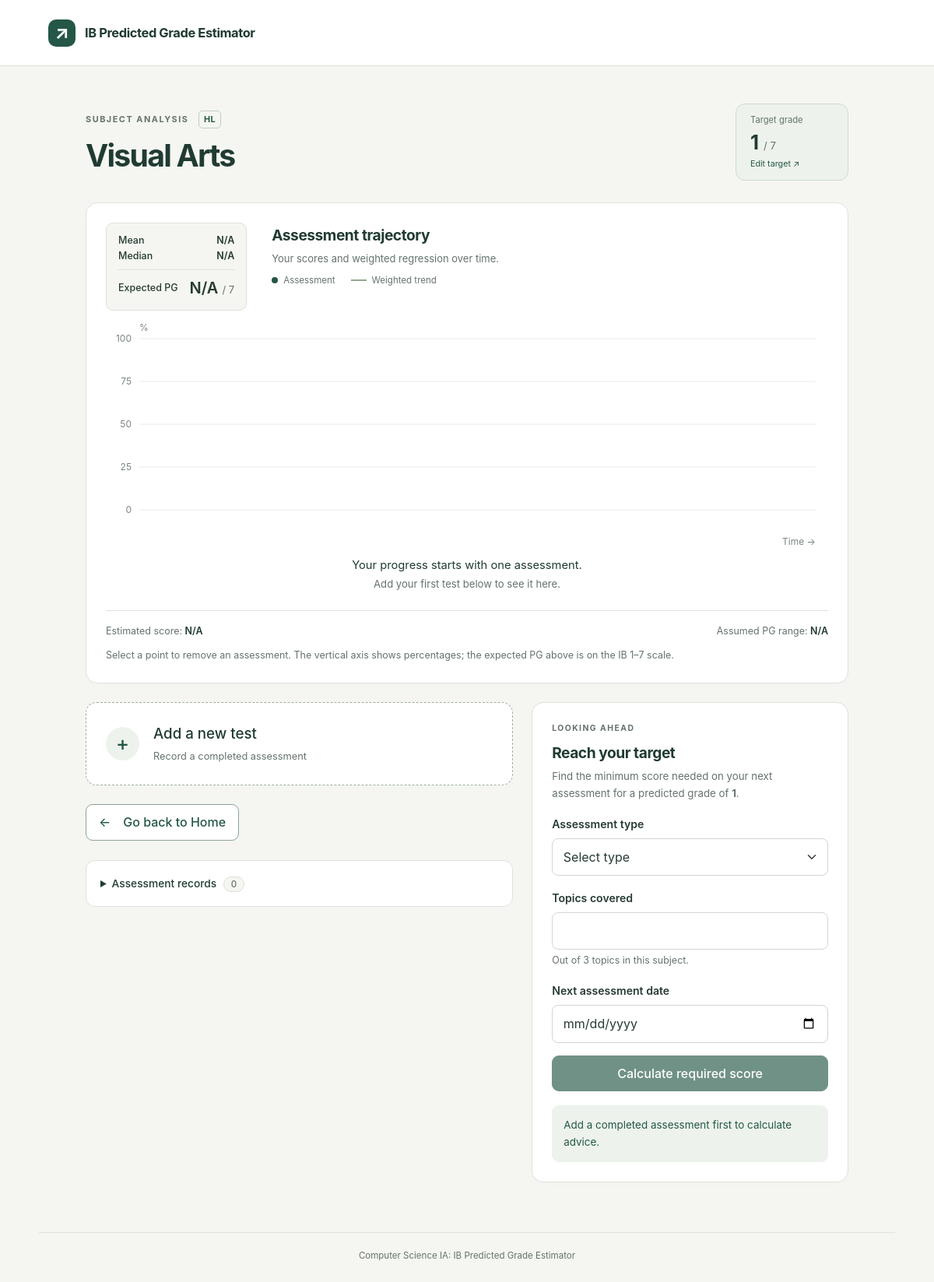
Screenshot of /subject/4 (signed in) with the database file from the repository.
### tables this page shows
CREATE TABLE subjects(subject_id INTEGER PRIMARY KEY,
									subject_name VARCHAR(50) NOT NULL,
                                    level VARCHAR(2) NOT NULL
                                    CHECK(level IN ('HL','SL')),
                                    total_topics INTEGER NOT NULL
                                    CHECK(total_topics > 0),
                                    
                                    UNIQUE(subject_name, level));

CREATE TABLE user_subjects(user_subject_id INTEGER PRIMARY KEY,
										 user_id INTEGER NOT NULL,
                                         subject_id INTEGER NOT NULL,
                                         target_grade INTEGER NOT NULL
                                         CHECK(target_grade BETWEEN 1 AND 7),
                                         
                                         FOREIGN KEY (user_id) REFERENCES users(user_id)
                                         ON DELETE CASCADE,
                                         FOREIGN KEY (subject_id) REFERENCES subjects(subject_id));

### app.py (the view)
@app.route("/subject/<int:user_subject_id>")
def load_assessments(user_subject_id):
    if "user_id" not in session:
        return redirect(url_for("login"))
    connection = get_db()
    cursor = connection.cursor()
    command = """SELECT user_subjects.user_subject_id,
                        user_subjects.subject_id,
                        user_subjects.target_grade,
                        subjects.subject_name,
                        subjects.level,
                        subjects.total_topics
                FROM user_subjects JOIN subjects
                    ON user_subjects.subject_id = subjects.subject_id
                WHERE user_subjects.user_subject_id=? AND user_subjects.user_id=?"""
    cursor.execute(command, (user_subject_id, session["user_id"]))
    subject = cursor.fetchone() # row containing specific subject info for user
    if subject is None:
        connection.close()
        flash("Invalid subject")
        return redirect(url_for("home"))
    cursor.execute("SELECT * FROM assessments WHERE user_subject_id=? ORDER BY assessment_date", (user_subject_id,))
    assessments = cursor.fetchall()
    connection.close()
    boundaries = get_boundaries(subject["subject_id"], 2025, "May")
    analysis = analyse_subject(assessments, subject["total_topics"], boundaries)
    return render_template("subject.html", subject=subject, assessments=assessments, analysis=analysis)

### app.py (called while the page is built)
def get_boundaries(subject_id, exam_year, exam_session):
    connection = get_db()
    cursor = connection.cursor()
    command = """SELECT grade, lower_boundary
                 FROM grade_boundaries
                 WHERE subject_id=? AND exam_year=? AND exam_session=?
                 ORDER BY grade"""
    cursor.execute(command, (subject_id, exam_year, exam_session))
    rows = cursor.fetchall()
    connection.close()
    boundaries = {}
    for boundary in rows:
        boundaries[boundary["grade"]] = boundary["lower_boundary"]
    return boundaries

### database.py (called while the page is built)
def get_db():
    connection = sqlite3.connect("database.db")
    connection.execute("PRAGMA foreign_keys = ON")
    connection.row_factory = sqlite3.Row
    return connection

### logic.py (called while the page is built, shortened)
def analyse_subject(assessments, total_topics, boundaries):
    if len(assessments) == 0:
        return {
            "mean": "N/A",
            "median": "N/A",
            "predicted_percentage": "N/A",
            "predicted_grade": "N/A",
            "uncertainty_range": "N/A",
            "slope": "N/A",
            "intercept": "N/A",
            "graph_dates": [],
            "graph_percentages": [],
            "regression_percentages": []
        }

### templates/subject.html (shortened to what this page needs)
{% extends 'base.html' %}
{% from '_macros.html' import value, uncertainty, grades, assessment_fields %}
{% block content %}
<div class="subject-shell">
  <div class="page-heading subject-heading">
    <div><p class="eyebrow">SUBJECT ANALYSIS <span class="level-badge">{{ subject['level'] }}</span></p><h1>{{ subject['subject_name'] }}</h1></div>
    <button type="button" class="target-button" data-bs-toggle="modal" data-bs-target="#target-modal"><span>Target grade</span><strong>{{ subject['target_grade'] }} <small>/ 7</small></strong><span class="target-edit">Edit target ↗</span></button>
  </div>
  <section class="card chart-card" aria-labelledby="trajectory-title">
    <div class="chart-top">
      <dl class="chart-stats mb-0">
        <div><dt>Mean</dt><dd>{{ value(analysis['mean'], '%') }}</dd></div>
        <div><dt>Median</dt><dd>{{ value(analysis['median'], '%') }}</dd></div>
        <div class="pg-stat"><dt>Expected PG</dt><dd>{{ value(analysis['predicted_grade'], '', 0) }} <small>/ 7</small></dd></div>
      </dl>
      <div class="chart-heading"><h2 id="trajectory-title">Assessment trajectory</h2><p class="text-secondary mb-2">Your scores and weighted regression over time.</p><div class="chart-legend"><span><i class="legend-dot"></i>Assessment</span><span><i class="legend-line"></i>Weighted trend</span></div></div>
    </div>
    <div id="trajectory-chart" class="trajectory-chart" aria-label="Assessment percentage scores plotted by date"></div>
    {% if not assessments %}<p class="chart-empty">Your progress starts with one assessment.<br><span>Add your first test below to see it here.</span></p>{% elif analysis['predicted_grade'] == 'N/A' %}<p class="empty-notice">A prediction needs assessments on at least two distinct dates with positive weights. Assessments covering zero topics carry no weight.</p>{% endif %}
    <div class="chart-footnote"><span>Estimated score: <strong>{{ value(analysis['predicted_percentage'], '%') }}</strong></span><span>Assumed PG range: <strong>{{ uncertainty(analysis['uncertainty_range'], 7) }}</strong></span></div>
    <p class="form-text mb-0">Select a point to remove an assessment. The vertical axis shows percentages; the expected PG above is on the IB 1–7 scale.</p>
  </section>
  <div class="subject-bottom">
    <div class="subject-actions">
      <button class="add-test-button" type="button" data-bs-toggle="modal" data-bs-target="#add-assessment-modal"><span class="plus-icon" aria-hidden="true">+</span><span>Add a new test<small>Record a completed assessment</small></span></button>
      <a class="btn btn-outline-primary back-home" href="{{ url_for('home') }}"><span aria-hidden="true">←</span> Go back to Home</a>
      <details class="assessment-records">
        <summary>Assessment records <span class="count-badge">{{ assessments|length }}</span></summary>
      </details>
    </div>
    <section class="card advice-card" aria-labelledby="advice-title">
      <p class="eyebrow">LOOKING AHEAD</p><h2 id="advice-title">Reach your target</h2><p class="text-secondary">Find the minimum score needed on your next assessment for a predicted grade of <strong>{{ subject['target_grade'] }}</strong>.</p>
      <form id="advice-form" method="post" action="{{ url_for('advice', user_subject_id=subject['user_subject_id']) }}">
        {{ assessment_fields('advice', subject['total_topics'], assessments[-1]['assessment_date'] if assessments else none) }}
        <button type="submit" class="btn btn-primary w-100" {% if not assessments %}disabled{% endif %}>Calculate required score</button>
      </form>
      <div id="advice-result" class="advice-result" role="status" aria-live="polite" aria-atomic="true">{% if not assessments %}Add a completed assessment first to calculate advice.{% else %}Your required score will appear here.{% endif %}</div>
    </section>
  </div>
</div>
{% endblock %}

### rows the page displays
subjects: level "HL", subject_name "Visual Arts"
user_subjects: target_grade "1"

### other values shown
{{ assessments|length }} "0"
{{ total_topics }} "3"
